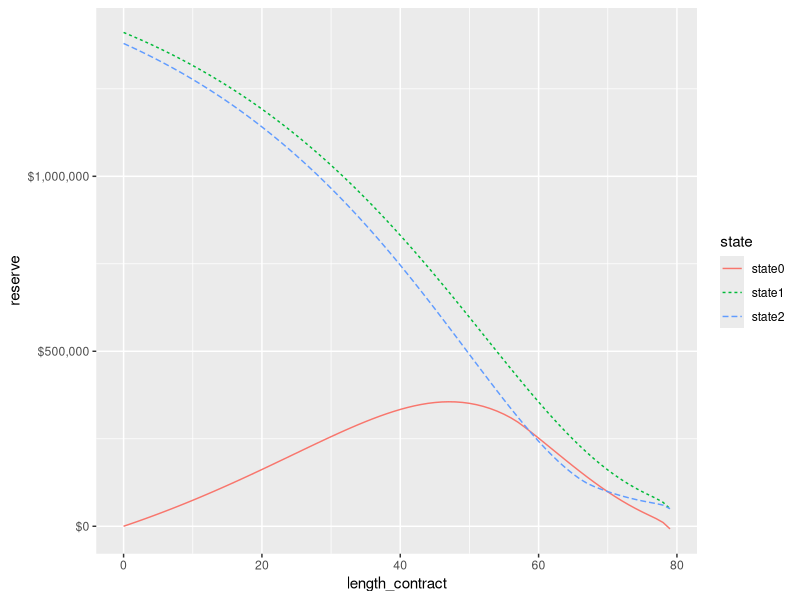

The R source for this figure:
## ---- chunk 1
knitr::opts_chunk$set(echo = TRUE)
## ---- chunk 2
library(tidyverse)
library(scales)
## ---- chunk 3
x <- 40     #age of insured numb.1
y <- 30     #age of insured numb.2
T <- 80     #length of contract
P <- 50000  #pension
r <- 0.03   #intereset rate
## ---- chunk 4
#The weights given by finanstilsynet
w <- function(x, G){
  #male: G = "M"
  #female: G = "F"
  #x: age in calender year t,
  if (G == "M"){
    return (min(2.671548-0.172480*x + 0.001485*x**2, 0))
  } 
  else {
    return(min(1.287968-0.101090*x+ 0.000814*x**2,0))
  }
}

mu_kol_2013 <- function(x, G){
  #male
  if (G == "M"){
    return((0.241752+0.004536*10**(0.051*x))/1000)
  }
  #female
  else {
    return((0.085411+0.003114*10**(0.051*x))/1000)
  }
} 

#turning mu into a function of u, so that we can use integrate 
mu <- function(u, x, G, Y = 2022){
  return(mu_kol_2013(x+u, G)*(1 + w(x+u, G)/100)^{(Y+u-2013)})
}

p_surv <- function(x, G, Y, t, s){
  
  if (t == s){
    return(1)
  }
  
  f <- Vectorize(mu)
  integral <- integrate(f, lower = t, upper = s, x=x, Y=Y, G=G)$value
  
  ans <- exp((-1)*integral)
  return(ans)
}

v <- function(t){
  return(exp(-(r*t)))
}
## ---- chunk 5
#both survive:
p_00 <- function(t, n){
    p_surv(x, G="M", Y=2022, t=t,s = n)*p_surv(y, G="F", Y=2022, t=t, s=n)
  }
  
#man dies, woman survive:
p_01 <- function(t,n){
  (1 - p_surv(x, G="M", Y = 2022, t=t,s = n ))*p_surv(y, G = "F", Y=2022, t=t, s = n)
}
  
#man survive, woman die:
p_02 <- function(t,n){
  p_surv(x, G="M", Y=2022, t=t,s = n )*(1 - p_surv(y, G="F", Y=2022, t=t, s = n))
}

#wife remains alive:
p_11 <- function(t,n){
  p_surv(y, G = "F", Y=2022, t=t, s = n)
} 

#man remains alive: 
p_22 <- function(t,n){
  p_surv(y, G = "M", Y=2022, t=t, s = n)
}
## ---- chunk 6
upper_summand <- function(n){
  prob <- p_01(0,n) + p_02(0,n)
  return(v(n)*prob)
}

lower_summand <- function(n){
  prob <- p_00(0,n)
  return(v(n)*prob)
}

(yearly_premium <- P*sum(map_dbl(0:(T-1), upper_summand))/sum(map_dbl(0:(T-1), lower_summand)))
## ---- chunk 7
#reserve in state 0:
V_0 <- function(t){
  
  summand_1 <- function(t, n){
    (v(n)/v(t))*p_00(t, n)
  }
  
  summand_2 <- function(t, n){
    (v(n)/v(t))*(p_01(t,n) + p_02(t,n))
  }
  
  ans <- (-1)*yearly_premium*sum(map_dbl(t:(T-1),summand_1, t = t)) + P*sum(
                        map_dbl(t:(T-1), summand_2, t = t))
  
  return(ans)
}

#reseve in state 1: 
V_1 <- function(t){
  
  summand <- function(t, n){
    (v(n)/v(t))*p_11(t,n)
  }
  
  ans <- P*sum(map_dbl(t:(T-1), summand, t = t))
  
  return(ans)
}

#reserve in state 2: 
V_2 <- function(t){
  
  summand <- function(t,n){
    (v(n)/v(t))*p_22(t,n)
  }
  
  ans <- P*sum(map_dbl(t:(T-1), summand, t = t))
  
  return(ans)
}
## ---- chunk 8
length_contract <- 0:(T-1)
state0 <- map_dbl(length_contract, V_0)


df <- data.frame(length_contract, state0) %>% 
  mutate(state1 = map_dbl(length_contract, V_1)) %>% 
  mutate(state2 = map_dbl(length_contract, V_2)) %>% 
  pivot_longer(!length_contract, names_to = "state", values_to = "reserve")
  
df %>%
  ggplot(aes(x = length_contract, y = reserve)) +
  geom_line(aes(color = state, linetype = state)) +
  scale_y_continuous(labels = dollar) 
